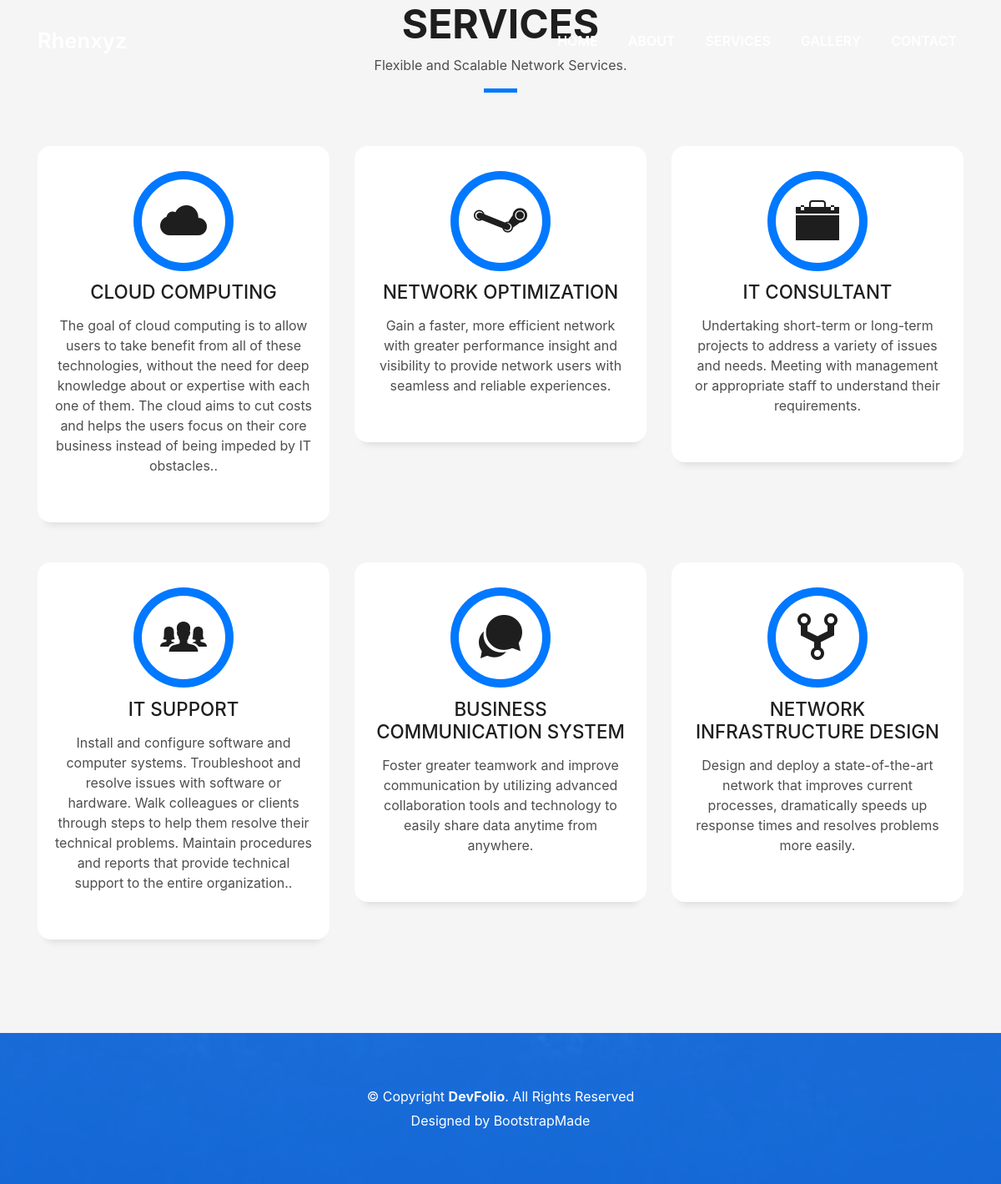
/services.php, run on the app's committed database.
### tables this page shows
CREATE TABLE IF NOT EXISTS `services` (
  `id` int(11) NOT NULL AUTO_INCREMENT,
  `project` varchar(50) DEFAULT NULL,
  `desk` varchar(1000) DEFAULT NULL,
  `logo` varchar(50) DEFAULT NULL,
  PRIMARY KEY (`id`)
);

### services.php (the view, shortened to what this page needs)
<?php
include_once 'koneksi.php';
$query = "SELECT * FROM services";
$run = mysqli_query($conn, $query);
?>
<!DOCTYPE html>
<html lang="en">
<head>
  <link href="lib/bootstrap/css/bootstrap.min.css" rel="stylesheet">
  <link href="lib/font-awesome/css/font-awesome.min.css" rel="stylesheet">
  <link href="lib/animate/animate.min.css" rel="stylesheet">
  <link href="lib/ionicons/css/ionicons.min.css" rel="stylesheet">
  <link href="lib/owlcarousel/assets/owl.carousel.min.css" rel="stylesheet">
  <link href="lib/lightbox/css/lightbox.min.css" rel="stylesheet">
  <link href="css/style.css" rel="stylesheet">
</head>
<body id="page-top">
  <nav class="navbar navbar-b navbar-trans navbar-expand-md fixed-top" id="mainNav">
    <div class="container">
      <a class="navbar-brand js-scroll" href="#page-top">Rhenxyz</a>
      <div class="navbar-collapse collapse justify-content-end" id="navbarDefault">
        <ul class="navbar-nav">
          <li class="nav-item">
          <li><a class="nav-link" href="index.php#home">Home</a></li>
          </li>
          <li class="nav-item">
          <li><a class="nav-link" href="about.php#about">About</a></li>
          </li>
          <li class="nav-item">
          <li><a class="nav-link" href="services.php#services">Services</a></li>
          </li>
          <li class="nav-item">
          <li><a class="nav-link" href="gallery.php#gallery">Gallery</a></li>
          </li>
          <li class="nav-item">
          <li><a class="nav-link" href="contact.php#contact">Contact</a></li>
          </li>
        </ul>
      </div>
    </div>
  </nav>
  <section id="service" class="services-mf route">
    <div class="container">
      <div class="row">
        <div class="col-sm-12">
          <div class="title-box text-center">
            <h3 class="title-a">
              Services
            </h3>
            <p class="subtitle-a">
                Flexible and Scalable Network Services.
            </p>
            <div class="line-mf"></div>
          </div>
        </div>
      </div>
      <div class="row">
      <?php
                    if (mysqli_num_rows($run) > 0) {
                        while ($user_data = mysqli_fetch_array($run)) {
                    ?>
        <div class="col-md-4">
          <div class="service-box">
            <div class="service-ico">
              <span class="ico-circle"><i class="<?=$user_data['logo']?>"></i></span>
            </div>
            <div class="service-content">
              <h2 class="s-title"><?=$user_data['project']?></h2>
              <p class="s-description text-center">
              <?=$user_data['desk']?>
              </p>
            </div>
          </div>
        </div>
        <?php }
        }?>
        </div>
      </div>
  </section>
  <section class="paralax-mf footer-paralax bg-image sect-mt4 route" style="background-image: url(img/overlay-bg.jpg)">
    <div class="overlay-mf"></div>
    <footer>
      <div class="container">
        <div class="row">
          <div class="col-sm-12">
            <div class="copyright-box">
              <p class="copyright">&copy; Copyright <strong>DevFolio</strong>. All Rights Reserved</p>
              <div class="credits">
                Designed by <a href="https://bootstrapmade.com/">BootstrapMade</a>
              </div>
            </div>
          </div>
        </div>
      </div>
    </footer>
  </section>
</body>
</html>

### css/style.css (style rules this page uses)
body { background-color: #f5f5f5; color: #4e4e4e; }
h1, h2, h3, h4, h5, h6 { color: #1e1e1e; }
a { color: #1e1e1e; transition: all 0.5s ease-in-out; }
.box-shadow, .paralax-mf, .service-box, .work-box, .card-blog { box-shadow: 0 13px 8px -10px rgba(0, 0, 0, 0.1); }
.bg-image { background-repeat: no-repeat; background-attachment: fixed; background-size: cover; background-position: center center; }
.overlay-mf { background-color: #0078ff; }
.overlay-mf { position: absolute; top: 0; left: 0px; padding: 0; height: 100%; width: 100%; opacity: .7; }
.paralax-mf { position: relative; padding: 8rem 0; }
.sect-mt4 { margin-top: 4rem; }
.title-box { margin-bottom: 4rem; }
.title-a { font-size: 3rem; font-weight: bold; text-transform: uppercase; }
.subtitle-a { color: #4e4e4e; }
.line-mf { width: 40px; height: 5px; background-color: #0078ff; margin: 0 auto; }
.ico-circle { height: 100px; width: 100px; font-size: 2rem; border-radius: 50%; line-height: 1.55; margin: 0 auto; text-align: center; box-shadow: 0 0 0 10px #0078ff; display: block; }
.navbar-b { transition: all .5s ease-in-out; background-color: transparent; padding-top: 1.563rem; padding-bottom: 1.563rem; }
.navbar-b.navbar-trans .nav-item, .navbar-b.navbar-reduce .nav-item { position: relative; padding-right: 10px; padding-left: 0; }
.navbar-b.navbar-trans .nav-link, .navbar-b.navbar-reduce .nav-link { color: #fff; text-transform: uppercase; font-weight: 600; }
.navbar-b.navbar-trans .nav-link:before, .navbar-b.navbar-reduce .nav-link:before { content: ''; position: absolute; margin-left: 0px; width: 0%; bottom: 0; left: 0; height: 2px; transition: all 500ms ease; }
.navbar-b.navbar-trans .nav-link:before { background-color: #fff; }
.navbar-b .navbar-brand { color: #fff; font-size: 1.6rem; font-weight: 600; }
.service-box { background-color: #fff; padding: 2.5rem 1.3rem; border-radius: 1rem; margin-bottom: 3rem; }
.service-box .service-ico { margin-bottom: 1rem; color: #1e1e1e; }
.service-box .ico-circle { transition: all 500ms ease; font-size: 4rem; }
.service-box .s-title { font-size: 1.4rem; text-transform: uppercase; text-align: center; padding: .4rem 0; }
.service-box .s-description { color: #4e4e4e; }
.footer-paralax { padding: 4rem 0 0 0; }
footer { text-align: center; color: #fff; padding-bottom: 4rem; }
footer .copyright { margin-bottom: .3rem; }
footer .credits { margin-bottom: 0; }
footer .credits a { color: #fff; }
@media (min-width: 768px) { .navbar-b.navbar-trans .nav-item, .navbar-b.navbar-reduce .nav-item { padding-left: 10px; } }
@media (min-width: 768px) { .navbar-b.navbar-trans .nav-link:before, .navbar-b.navbar-reduce .nav-link:before { margin-left: 18px; } }

### data on the page
services: project "CLOUD COMPUTING", desk "The goal of cloud computing is to allow users to take benefit from all of these technologies, without the need for deep knowledge about or expertise with each one of them. The cloud aims to cut costs and helps the users focus on their core business instead of being impeded by IT obstacles.."
services: project "NETWORK OPTIMIZATION", desk "Gain a faster, more efficient network with greater performance insight and visibility to provide network users with seamless and reliable experiences."
services: project "IT CONSULTANT", desk "Undertaking short-term or long-term projects to address a variety of issues and needs. Meeting with management or appropriate staff to understand their requirements."
services: project "IT SUPPORT", desk "Install and configure software and computer systems. Troubleshoot and resolve issues with software or hardware. Walk colleagues or clients through steps to help them resolve their technical problems. Maintain procedures and reports that provide technical support to the entire organization.."
services: project "BUSINESS COMMUNICATION SYSTEM", desk "Foster greater teamwork and improve communication by utilizing advanced collaboration tools and technology to easily share data anytime from anywhere."
services: project "NETWORK INFRASTRUCTURE DESIGN", desk "Design and deploy a state-of-the-art network that improves current processes, dramatically speeds up response times and resolves problems more easily."
